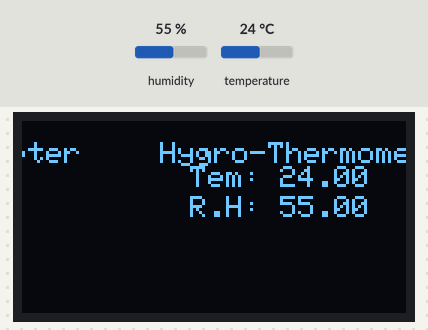
The sketch below on a simulated Arduino Uno, built with avr-gcc and run on an emulated ATmega328P. Parts: 128×64 one-colour display. The inputs (shaded band) are chosen by the test bench; at power-on: humidity 55 %, temperature 24 °C.

Above: at 4.96 s.
10.0 s: humidity set to 22 %
At 14.52 s:
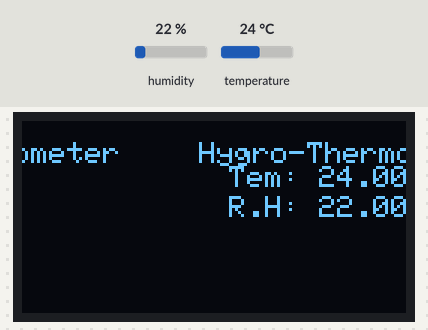
17.2 s: temperature set to 12 °C
At 19.59 s:
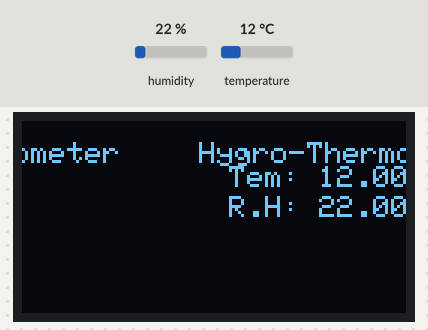
24.4 s: humidity set to 40 %
At 29.73 s:
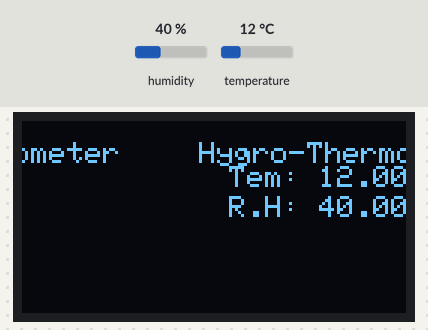
31.6 s: temperature set to 19 °C
At 35.1 s:
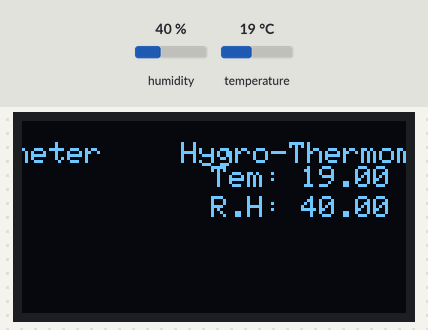

The sketch:

SHT30_C3-Mini_0.66-OLED_cloudfree.ino
```cpp
#include <Wire.h>
#include <WEMOS_SHT3X.h>

#include <Adafruit_GFX.h>
#include <Adafruit_SSD1306.h>

 // Declaration for SSD1306 display connected using I2C
#define OLED_RESET  0 // Reset pin
#define SCREEN_ADDRESS 0x3C
Adafruit_SSD1306 display(OLED_RESET);

SHT3X sht30(0x45);

void setup() {

  Serial.begin(115200);
  Wire.begin();

     // initialize the OLED object
 display.begin(SSD1306_SWITCHCAPVCC, SCREEN_ADDRESS);

}

void loop() {
// intialize by Clearing the display.
  display.clearDisplay();
  display.setTextSize(1);
  display.setTextColor(WHITE);
  display.setCursor(25,7);
  display.startscrollleft(0x00, 0x0F);
  display.print("Hygro-Thermometer");
  delay(4000);


  if(sht30.get()==0){
    display.setCursor(35,15);
    display.print("Tem: ");
    display.println(sht30.cTemp);
    display.setCursor(35,25);
    display.print("R.H: ");
    display.println(sht30.humidity);
    display.println();
    display.display();
  }
  else
  {
    display.println("Error!");
  }
  delay(1000);

}
```

Measured:
- after the input at 10.0 s, the display: first differs from a run without the input after 4.2 s (image 1 shows a later state)
